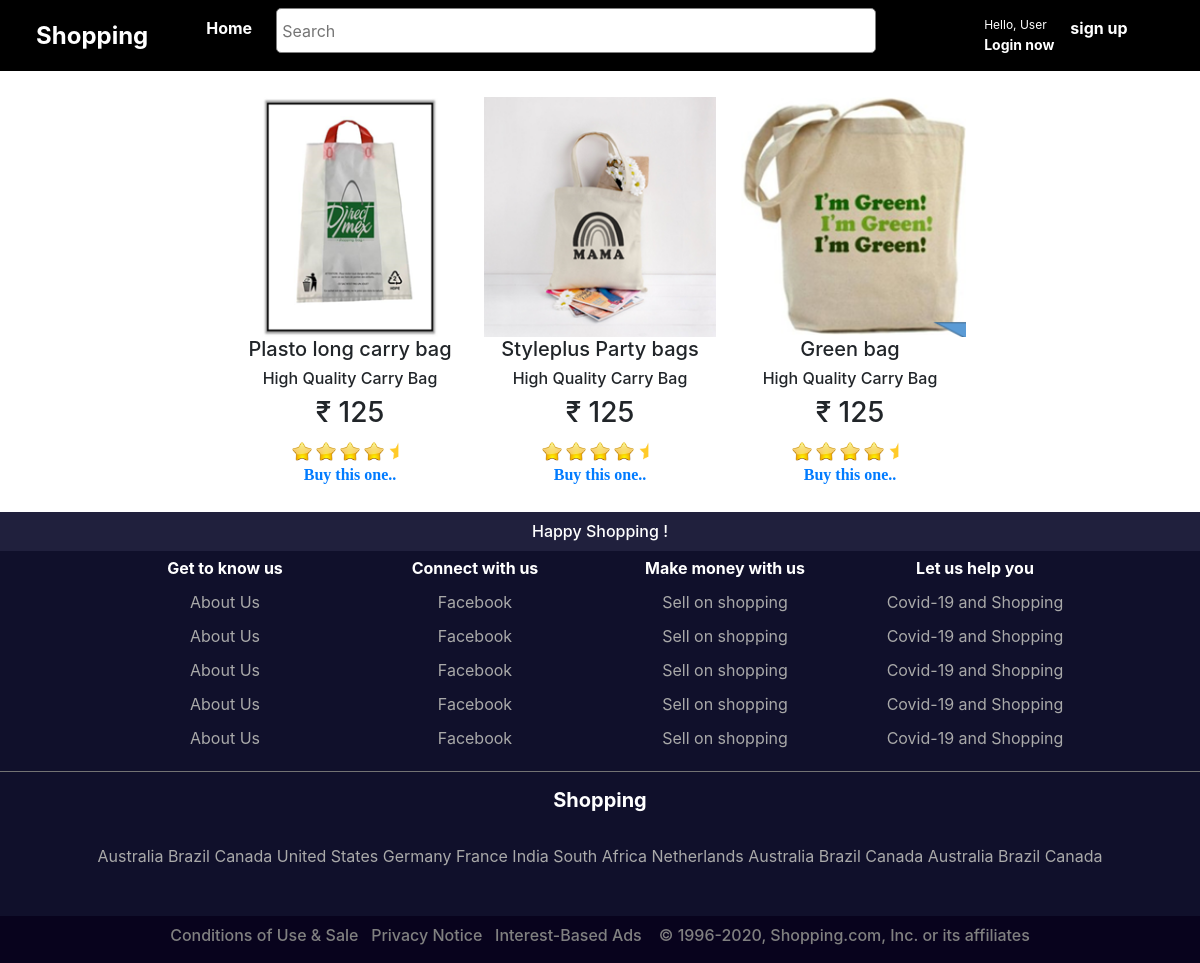
The app's page /suitcases with its own data.
### bookings/models.py (models this page shows, shortened)
class Product(models.Model):
    name = models.CharField(max_length=100,default='')
    poster = models.ImageField(upload_to = 'movie_posters',blank=True)
    description = models.CharField(max_length=1000,default='')
    rating = models.FloatField(default=4.5)
    basic_price = models.IntegerField(default=100)
    offer = models.BooleanField(default=False)
    offer_description = models.CharField(max_length=2000,default='',blank=True)
    language_CHOICES = [
    ('Suitcase', 'Suitcase'),
    ('Straws', 'Straws'),
    ('Plates', 'Plates'),
      ('Pen', 'Pen'),
    ('Towel', 'Towel'),
    ('Brush', 'Brush'),
    ]
    column_CHOICES = [
    ('1', '1'),
    ('2', '2'),
    ('3', '3'),
    ]
    Type = models.CharField(choices = language_CHOICES,max_length=100, default='')
    column_number = models.CharField(choices = column_CHOICES,max_length=100, default='')

### bookings/views.py (the view)
# urls.py: path('suitcases',views.suitcasesHome.as_view(),name='suitcases'),
class suitcasesHome(ListView):
    template_name = 'suitcase.html'
    model = models.Product
    context_object_name = 'movie'
    queryset = models.Product.objects.order_by('-id').reverse()

### templates/suitcase.html (shortened to what this page needs)
{% extends 'base.html' %}
{% load static %}
{% block body_block %}
<div class="container" style="padding:20px;">
<center>
<table>
  <thead>
    {% for i in movie %}
    {% if i.Type == "Suitcase" %}
    <th>
      <img src="{{i.poster.url}}" alt="" style="height: 15rem;">
    <br>
    <h5>{{i.name}}</h5>
    <h6>{{i.description}}</h6>
    <h3>₹ {{i.basic_price}}</h3>
    <img class="card-img-top" src="{% static 'images/star.ico' %}" style="width:20px;" alt="Card image cap">
    <img class="card-img-top" src="{% static 'images/star.ico' %}" style="width:20px;" alt="Card image cap">
    <img class="card-img-top" src="{% static 'images/star.ico' %}" style="width:20px;" alt="Card image cap">
    <img class="card-img-top" src="{% static 'images/star.ico' %}" style="width:20px;" alt="Card image cap">
    <img class="card-img-top" src="{% static 'images/halfstar.png' %}" style="width:20px;" alt="Card image cap">
    <br>
    <a href="{% url 'bookings:product_details' pk=i.pk%}" style="font-family: calibri;">Buy this one..</a>
    </th>
    {% endif %}
    {% endfor %}
  </thead>
</table>
</center>
</div>
{% endblock %}

### templates/base.html (shortened to what this page needs)
{% load static %}
<!DOCTYPE html>
<html lang="en">
<head>
    <link rel="stylesheet" href="https://maxcdn.bootstrapcdn.com/bootstrap/4.0.0/css/bootstrap.min.css">
</head>
<body>
  <nav class="navbar navbar-expand-lg navbar-light  fixed-top " style="background:black;">
    <a class="navbar-brand" href="{% url 'bookings:home' %}" style="font-size: 1.5em;margin-left:20px;margin-right:50px;">
     <div >
      <b style="color: white;">
        Shopping
      </b>
     </div>
      </a>
    <div class="collapse navbar-collapse" id="navbarNavAltMarkup">
      <div class="navbar-nav" style="">
        <a class="nav-item nav-link active" style="margin-left: px;color:white;" href="{% url 'bookings:home' %}"><b>Home</b> <span class="sr-only">(current)</span></a>
        <a class="nav-item nav-link active" style="margin-left: px;" href="{% url 'bookings:home' %}"><b></b> <span class="sr-only">(current)</span></a>
        <input class=""
        style="background:white; border:1px solid grey; height:45px; color:black;
        border-radius:5px;margin-left: 0px;margin-right:100px; padding:5px; width:600px;
        "
        type="search" placeholder="Search" aria-label="Search">
        {% if user.is_authenticated %}
        <a class="nav-item nav-link"  style="margin-left: px;color:white;" href="#"><b><span style="font-size: 12px;;">Shopping pay </span> <br> Balance:{{user.userprofile.balance}}rs</b></a>
        {% if user.is_superuser %}
        <a type='button'  class="nav-item nav-link" href="{% url 'bookings:profile' %}">
            <img src="{{user.userprofile.profilePic.url}}" width="30px;" height="30px;" style="border-radius:50%;" alt="">
            {{user.username}}
            <br>        <a class="nav-item nav-link"  style="margin-left: px;color:white;" href="{% url 'bookings:logout' %}"><b>Logout</b></a>
    </a>
          {% else %}
          <a type='button'  class="nav-item nav-link" href="{% url 'bookings:profile' %}">
            <img src="{{user.userprofile.profilePic.url}}" width="30px;" height="30px;" style="border-radius:50%;" alt="">
            <span style="color: white;">Hello, {{user.username}}
              <br>        <a class="nav-item nav-link"  style="margin-left: px;color:white;" href="{% url 'bookings:logout' %}"><b>Logout</b></a>
            </span>
    </a>
          {% endif %}
        {% else %}
        <a class="nav-item nav-link" style="#cccccc;color:white; font-size:12px;
        " href="{% url 'bookings:user_login' %}">Hello, User <b><br><span style="font-size: 14px;">Login now</span></b></a>
        <a class="nav-item nav-link" style="#cccccc;color:white;
        " href="{% url 'bookings:register' %}"><b>sign up</b></a>
        {% endif %}
      </div>
    </div>
  </nav>
  <br><br> <br>
  {% block body_block %}
  {% endblock %}
<footer>
  <div style="background-color: rgb(32, 32, 61); ">
    <center><h6 style="color: white; padding:10px;">
      Happy Shopping !
    </h6></center>
  </div>
  <div style="background-color: rgb(16, 16, 43);color:darkgray; margin-top:-8px;">
   <center>
    <table  style="border:none;">
      <thead style="color: white;">
        <th>Get to know us</th>
        <th>Connect with us</th>
        <th>Make money with us</th>
        <th>Let us help you</th>
      </thead>
     <tbody>
      <tr>
        <td>About Us</td>
        <td>Facebook</td>
        <td>Sell on shopping</td>
        <td>Covid-19 and Shopping</td>
      </tr>
      <tr>
        <td>About Us</td>
        <td>Facebook</td>
        <td>Sell on shopping</td>
        <td>Covid-19 and Shopping</td>
      </tr>
      <tr>
        <td>About Us</td>
        <td>Facebook</td>
        <td>Sell on shopping</td>
        <td>Covid-19 and Shopping</td>
      </tr>
      <tr>
        <td>About Us</td>
        <td>Facebook</td>
        <td>Sell on shopping</td>
        <td>Covid-19 and Shopping</td>
      </tr>
      <tr>
        <td>About Us</td>
        <td>Facebook</td>
        <td>Sell on shopping</td>
        <td>Covid-19 and Shopping</td>
      </tr>
     </tbody>
    </table>
   </center>
   <hr style="background-color:grey ; width:1200px">
<div>
 <center>
  <b style="color: white;">
  <h5>  <b>
    Shopping
  </b></h5>
  </b>
<br>
  <thead>
    <th>Australia</th>
    <th>Brazil</th>
    <th>Canada</th>
    <th>United States</th>
    <th>Germany</th>
    <th>France</th>
    <th>India</th>
    <th>South Africa</th>
    <th>Netherlands</th>
    <th>Australia</th>
    <th>Brazil</th>
    <th>Canada</th>
    <th>Australia</th>
    <th>Brazil</th>
    <th>Canada</th>
  </thead>
 </center>
</div>
<br><br>
  </div>
<center>
  <div style="background-color: rgb(8, 3, 29); padding:10px;">
    <h6 style="color: grey;">
      Conditions of Use & Sale &nbsp; Privacy Notice &nbsp; Interest-Based Ads
      &nbsp;&nbsp;
      © 1996-2020, Shopping.com, Inc. or its affiliates
    </h6>
  </div>
</center>
</footer>
</body>
</html>

### templates/base.html (style rules this page uses)
body { background-color:rgb(235, 229, 229); }
td,th { padding:5px; width:250px; text-align: center; }

### templates/suitcase.html (style rules this page uses)
body { background-color: white; }

### records on screen
Product: poster (picture), name "Plasto long carry bag", description "High Quality Carry Bag", basic_price "125"
Product: poster (picture), name "Styleplus Party bags", description "High Quality Carry Bag", basic_price "125"
Product: poster (picture), name "Green bag", description "High Quality Carry Bag", basic_price "125"
